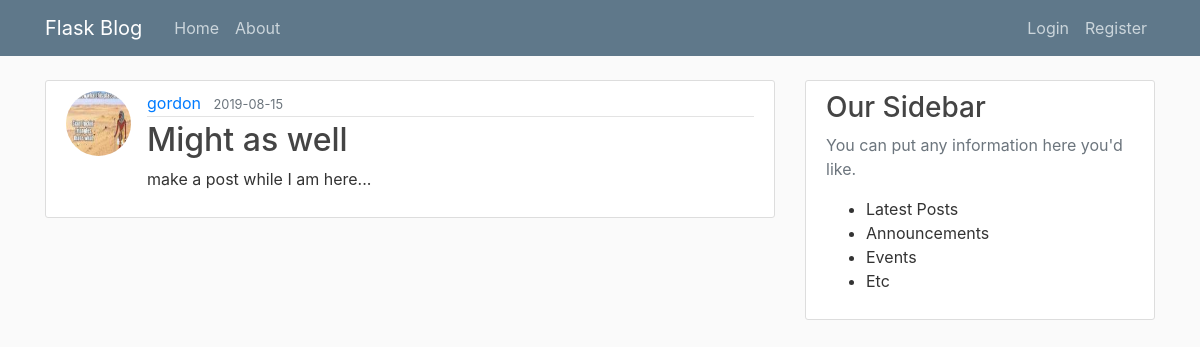
Screenshot of /post/8 with the database file from the repository.
### flaskblog/models.py (models this page shows, shortened)
class User(db.Model, UserMixin):
    id = db.Column(db.Integer, primary_key=True)
    username = db.Column(db.String(20), unique=True, nullable=False)
    email = db.Column(db.String(120), unique=True, nullable=False)
    image_file = db.Column(db.String(20), nullable=False, default='default.jpg')
    password = db.Column(db.String(60), nullable=False)
    posts = db.relationship('Post', backref='author', lazy=True)

class Post(db.Model):
    id = db.Column(db.Integer, primary_key=True)
    title = db.Column(db.String(100), nullable=False)
    date_posted = db.Column(db.DateTime, nullable=False, default=datetime.utcnow)
    content = db.Column(db.Text, nullable=False)
    user_id = db.Column(db.Integer, db.ForeignKey('user.id'), nullable=False)

### flaskblog/posts/routes.py (the view)
@posts.route("/post/<int:post_id>")
def post(post_id):
    post = Post.query.get_or_404(post_id)
    return render_template('post.html', title=post.title, post=post)

### flaskblog/templates/post.html (shortened to what this page needs)
{% extends 'base.html' %}
{% block content %}
<article class="media content-section">
    <img class="rounded-circle article-img"
        src="{{ url_for('static', filename='profile_pics/' + post.author.image_file) }}">
    <div class="media-body">
        <div class="article-metadata">
            <a class="mr-2" href="{{ url_for('users.user_posts', username=post.author.username) }}">{{ post.author.username }}</a>
            <small class="text-muted">{{ post.date_posted.strftime('%Y-%m-%d') }}</small>
        </div>
        <h2 class="article-title">{{ post.title }}</h2>
        <p class="article-content">{{ post.content }}</p>
    </div>
</article>
{% endblock content %}

### flaskblog/static/main.css (style rules this page uses)
body { background: #fafafa; color: #333333; margin-top: 5rem; }
h1, h2, h3, h4, h5, h6 { color: #444444; }
.content-section { background: #ffffff; padding: 10px 20px; border: 1px solid #dddddd; border-radius: 3px; margin-bottom: 20px; }
.article-title { color: #444444; }
.article-content { white-space: pre-line; }
.article-img { height: 65px; width: 65px; margin-right: 16px; }
.article-metadata { padding-bottom: 1px; margin-bottom: 4px; border-bottom: 1px solid #e3e3e3 }

### rows the page displays
User: image_file (picture), author.username "gordon"
Post: date_posted "2019-08-15", title "Might as well", content "make a post while I am here..."
